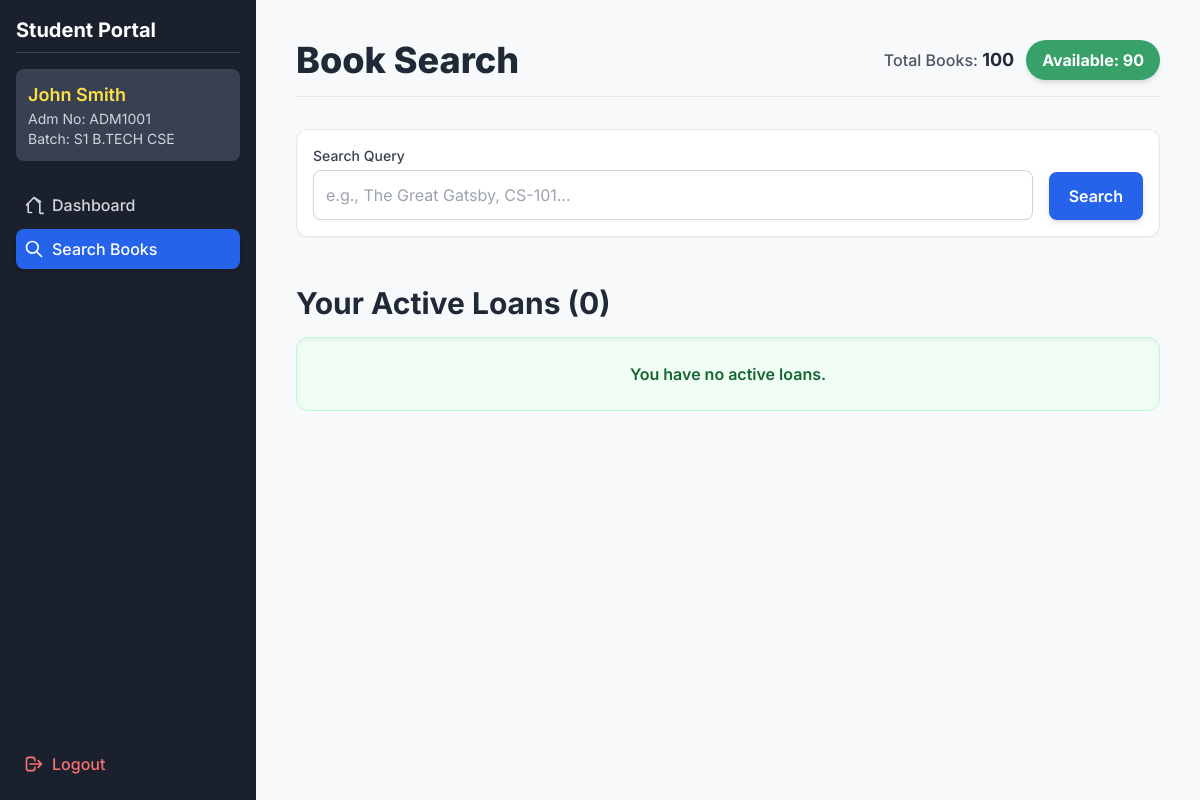
/student_search_books (signed in), run on the app's committed database.
### tables this page shows
CREATE TABLE students (
                            id INTEGER PRIMARY KEY AUTOINCREMENT,
                            admission_no TEXT UNIQUE NOT NULL,
                            name TEXT NOT NULL,
                            batch TEXT NOT NULL
                        );

### app.py (the view, shortened to what this page needs)
@app.route("/student_search_books", methods=["GET", "POST"])
@student_login_required
def student_search_books():
    student_adm_no = session.get('student_adm_no')
    results = []
    query = ""
    active_loans = [] # Initialize active_loans list
    with get_connection() as conn:
        student_info = conn.execute("SELECT name, batch FROM students WHERE admission_no=?", (student_adm_no,)).fetchone()
        availability = conn.execute("""
            SELECT SUM(CASE WHEN available = 1 THEN 1 ELSE 0 END) AS available_count,
                   COUNT(id) AS total_count
            FROM books
        """).fetchone()
        active_loans = conn.execute("""
            SELECT t.id, t.issue_date, t.due_date,
                   COALESCE(b.name, '[DELETED BOOK]') AS book_name,
                   COALESCE(b.custom_id, '-') AS custom_id,
                   t.due_date < date('now') AS is_overdue
            FROM transactions t
            JOIN students s ON t.student_id = s.id
            LEFT JOIN books b ON t.book_id = b.id
            WHERE s.admission_no = ? AND t.return_date IS NULL
            ORDER BY t.due_date ASC
        """, (student_adm_no,)).fetchall()
    return render_template("student_search_results.html",
                           results=results,
                           search_query=query,
                           student_info=student_info,
                           availability=availability,
                           active_loans=active_loans) # <-- ADDED

### app.py (called while the page is built)
def get_connection():
    return SQLiteContext(DB_NAME)

def student_login_required(f):
    @wraps(f)
    def decorated_function(*args, **kwargs):
        if not session.get('student_logged_in'):
            flash('Please log in to access the student portal.', 'danger')
            return redirect(url_for('student_login'))
        return f(*args, **kwargs)
    return decorated_function

@app.context_processor
def inject_pending_count():
    with get_connection() as conn:
        try:
            count = conn.execute("SELECT COUNT(id) FROM students_auth WHERE is_approved = 0").fetchone()[0]
            return dict(pending_count=count)
        except:
            return dict(pending_count=0)

    def __enter__(self):
        self.conn = sqlite3.connect(self.db_name)
        self.conn.row_factory = sqlite3.Row
        self.conn.execute('PRAGMA foreign_keys = ON;')
        return self.conn

    def __exit__(self, exc_type, exc_val, exc_tb):
        if exc_type is None and self.conn:
            self.conn.commit()
        if self.conn:
            self.conn.close()
        return False

### templates/student_search_results.html (shortened to what this page needs)
<!DOCTYPE html>
<html lang="en">
<head>
    <script src="https://cdn.tailwindcss.com"></script>
</head>
<body class="min-h-screen">
    <div class="md:flex">
        <div class="sidebar w-full md:w-64 p-4 flex-shrink-0 md:flex md:flex-col md:h-screen md:sticky md:top-0">
            <div class="flex-grow">
                <h2 class="text-xl font-bold text-white mb-4 border-b border-gray-700 pb-2">Student Portal</h2>
                {% if student_info %}
                <div class="text-gray-300 mb-6 p-3 bg-gray-700 rounded-lg">
                    <p class="font-semibold text-lg text-yellow-300">{{ student_info.name }}</p>
                    <p class="text-sm">Adm No: {{ session.student_adm_no }}</p>
                    <p class="text-sm">Batch: {{ student_info.batch }}</p>
                </div>
                {% endif %}
                <nav class="flex flex-col space-y-1">
                    <a href="{{ url_for('student_dashboard') }}" class="nav-link flex items-center p-2 rounded-lg text-gray-300 font-medium">
                        <svg class="w-5 h-5 mr-2" fill="none" stroke="currentColor" viewBox="0 0 24 24"><path stroke-linecap="round" stroke-linejoin="round" stroke-width="2" d="M3 12l2-2m0 0l7-7 7 7M5 10v10a1 1 0 001 1h3m10-10v10a1 1 0 001 1h3m-3-14L12 3l-7 7"></path></svg>
                        Dashboard
                    </a>
                    <a href="{{ url_for('student_search_books') }}" class="nav-link-active flex items-center p-2 rounded-lg text-white bg-blue-600 font-medium shadow-md">
                        <svg class="w-5 h-5 mr-2" fill="none" stroke="currentColor" viewBox="0 0 24 24"><path stroke-linecap="round" stroke-linejoin="round" stroke-width="2" d="M21 21l-6-6m2-5a7 7 0 11-14 0 7 7 0 0114 0z"></path></svg>
                        Search Books
                    </a>
                </nav>
            </div>
            <div class="flex-shrink-0">
                <a href="{{ url_for('student_logout') }}" class="nav-link flex items-center p-2 rounded-lg text-red-400 font-medium">
                    <svg class="w-5 h-5 mr-2" fill="none" stroke="currentColor" viewBox="0 0 24 24"><path stroke-linecap="round" stroke-linejoin="round" stroke-width="2" d="M17 16l4-4m0 0l-4-4m4 4H7m6 4v1a3 3 0 01-3 3H6a3 3 0 01-3-3V7a3 3 0 013-3h4a3 3 0 013 3v1"></path></svg>
                    Logout
                </a>
            </div>
        </div>
        <main class="flex-grow p-10">
            <header class="mb-6 md:mb-8 flex flex-col md:flex-row justify-between items-start md:items-center pb-4 border-b border-gray-200">
                <h1 class="text-3xl sm:text-4xl font-extrabold text-gray-800 mb-2 md:mb-0">Book Search</h1>
                {% if availability %}
                <div class="flex flex-wrap gap-3 items-center">
                    <span class="text-gray-600 font-medium">Total Books: <span class="text-lg font-bold text-gray-800">{{ availability.total_count }}</span></span>
                    <span class="px-4 py-2 rounded-full status-badge-available text-base font-bold shadow-md">Available: {{ availability.available_count }}</span>
                </div>
                {% endif %}
            </header>
            <div class="mb-6 bg-white p-4 rounded-xl shadow-sm border border-gray-200">
                <form method="POST" action="{{ url_for('student_search_books') }}">
                    <label for="query" class="block text-sm font-medium text-gray-700 mb-1">Search Query</label>
                    <div class="flex flex-wrap items-end gap-x-4 gap-y-2">
                        <input type="text" name="query" id="query" value="{{ search_query or '' }}" class="flex-grow p-3 border border-gray-300 rounded-lg focus:ring-blue-500 focus:border-blue-500 text-gray-700 shadow-sm w-full sm:w-auto" placeholder="e.g., The Great Gatsby, CS-101...">
                        <button type="submit" class="w-full sm:w-auto px-5 py-3 bg-blue-600 text-white font-semibold rounded-lg shadow-md hover:bg-blue-700 transition duration-150">Search</button>
                    </div>
                </form>
            </div>
            <div class="mt-12">
                <h2 class="text-3xl font-bold text-gray-800 mb-4">Your Active Loans ({{ active_loans|length }})</h2>
                {% if active_loans %}
                    <div class="overflow-x-auto bg-white rounded-xl shadow-lg">
                        <table class="min-w-full divide-y divide-gray-200">
                            <thead class="bg-gray-50">
                                <tr>
                                    <th class="px-6 py-3 text-left text-xs font-bold text-gray-600 uppercase tracking-wider">Title</th>
                                    <th class="px-6 py-3 text-left text-xs font-bold text-gray-600 uppercase tracking-wider">Issue Date</th>
                                    <th class="px-6 py-3 text-left text-xs font-bold text-gray-600 uppercase tracking-wider">Due Date</th>
                                    <th class="px-6 py-3 text-center text-xs font-bold text-gray-600 uppercase tracking-wider">Status</th>
                                </tr>
                            </thead>
                            <tbody class="bg-white divide-y divide-gray-200">
                                {% for loan in active_loans %}
                                <tr class="hover:bg-gray-50 transition">
                                    <td class="px-6 py-4 text-sm font-semibold text-gray-900">{{ loan.book_name }}</td>
                                    <td class="px-6 py-4 whitespace-nowrap text-sm text-gray-500">{{ loan.issue_date | dateformat }}</td>
                                    <td class="px-6 py-4 whitespace-nowrap text-sm {{ 'text-red-600 font-bold' if loan.is_overdue else 'text-gray-500' }}">{{ loan.due_date | dateformat }}</td>
                                    <td class="px-6 py-4 whitespace-nowrap text-center text-sm">
                                        {% if loan.is_overdue %}
                                            <span class="px-3 py-1 inline-flex text-xs leading-5 font-semibold rounded-full bg-red-100 text-red-800">OVERDUE</span>
                                        {% else %}
                                            <span class="px-3 py-1 inline-flex text-xs leading-5 font-semibold rounded-full bg-green-100 text-green-800">On Loan</span>
                                        {% endif %}
                                    </td>
                                </tr>
                                {% endfor %}
                            </tbody>
                        </table>
                    </div>
                {% else %}
                    <div class="p-6 bg-green-50 border border-green-200 text-green-800 rounded-xl text-center shadow-inner">
                        <p class="font-semibold">You have no active loans.</p>
                    </div>
                {% endif %}
            </div>
        </main>
    </div>
</body>
</html>

### templates/student_search_results.html (style rules this page uses)
body { font-family: 'Inter', sans-serif; background-color: #f7f9fb; }
.sidebar { background-color: #1a202c; }
.nav-link { transition: background-color 0.2s, color 0.2s; }
.nav-link:hover, .nav-link-active { background-color: #2d3748; }
.status-badge-available { background-color: #38a169; color: white; }

### data on the page
students: name "John Smith", student_adm_no "ADM1001", batch "S1 B.TECH CSE"

### other printed values
{{ availability.total_count }} "100"
{{ availability.available_count }} "90"
{{ active_loans|length }} "0"
